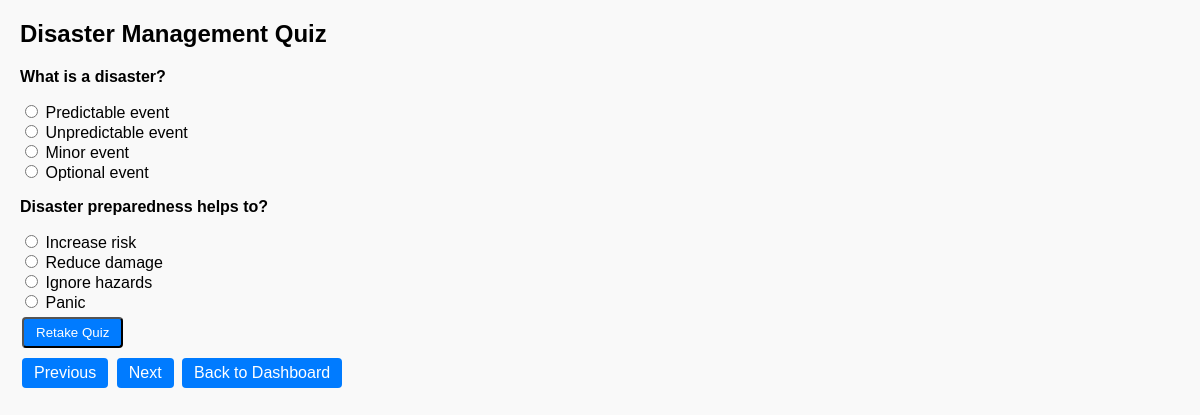
The app's page /lms/public/module_view.php?id=1&content=2 (signed in) with its own data.
### tables this page shows
CREATE TABLE `module_contents` (
  `id` int(11) NOT NULL,
  `module_id` int(11) NOT NULL,
  `title` varchar(255) NOT NULL,
  `content` text DEFAULT NULL,
  `type` enum('text','video','file','quiz') NOT NULL DEFAULT 'text',
  `file_path` varchar(255) DEFAULT NULL,
  `created_at` timestamp NOT NULL DEFAULT current_timestamp(),
  `sequence` int(11) NOT NULL DEFAULT 1
);

CREATE TABLE `quiz_questions` (
  `id` int(11) NOT NULL,
  `quiz_id` int(11) NOT NULL,
  `question` text NOT NULL,
  `option_a` varchar(255) NOT NULL,
  `option_b` varchar(255) NOT NULL,
  `option_c` varchar(255) NOT NULL,
  `option_d` varchar(255) NOT NULL,
  `answer` enum('a','b','c','d') NOT NULL,
  `created_at` timestamp NOT NULL DEFAULT current_timestamp()
);

### lms/public/module_view.php (the view, shortened to what this page needs)
<?php
require_once __DIR__ . '/../config/db_config.php';
$uid = $_SESSION['user_id'];
$module_id = intval($_GET['id'] ?? 0);
$sql = "SELECT * FROM module_contents WHERE module_id = ? ORDER BY sequence ASC";
$stmt = $mysqli->prepare($sql);
$stmt->bind_param('i', $module_id);
$stmt->execute();
$contents = $stmt->get_result()->fetch_all(MYSQLI_ASSOC);
$current_index = intval($_GET['content'] ?? 0);
$current_content = $contents[$current_index];
$mp_sql = "SELECT * FROM module_progress WHERE student_id = ? AND module_id = ?";
$stmt = $mysqli->prepare($mp_sql);
$stmt->bind_param('ii', $uid, $module_id);
$stmt->execute();
$progress = $stmt->get_result()->fetch_assoc();
$quiz_questions = [];
$quiz_id = 0;
if ($current_content['type'] === 'quiz') {
    $quiz_stmt = $mysqli->prepare("SELECT id, passing_score FROM quizzes WHERE module_id = ?");
    $quiz_stmt->bind_param('i', $module_id);
    $quiz_stmt->execute();
    $quiz = $quiz_stmt->get_result()->fetch_assoc();
    if ($quiz) {
        $quiz_id = $quiz['id'];
        $qq_stmt = $mysqli->prepare("SELECT * FROM quiz_questions WHERE quiz_id=? ORDER BY id ASC");
        $qq_stmt->bind_param('i', $quiz_id);
        $qq_stmt->execute();
        $quiz_questions = $qq_stmt->get_result()->fetch_all(MYSQLI_ASSOC);
    }
}
$prev_url = $current_index > 0 ? "?id=$module_id&content=" . ($current_index - 1) : null;
$next_url = $current_index < count($contents) - 1 ? "?id=$module_id&content=" . ($current_index + 1) : null;
$score_percent = $progress['quiz_passed'] ? 100 : 0;
?>
<!doctype html>
<html>
<head>
</head>
<body>
<h2><?= htmlspecialchars($current_content['title']) ?></h2>
<?php if ($current_content['type'] === 'video'): ?>
    <video controls>
        <source src="<?= htmlspecialchars($current_content['content']) ?>" type="video/mp4">
        Your browser does not support the video tag.
    </video>
<?php elseif ($current_content['type'] === 'text'): ?>
    <p><?= nl2br(htmlspecialchars($current_content['content'])) ?></p>
<?php elseif ($current_content['type'] === 'quiz'): ?>
    <?php if ($quiz_id === 0 || count($quiz_questions) === 0): ?>
        <p>No quiz questions available.</p>
    <?php else: ?>
        <form method="post" action="submit_quiz.php">
            <?php foreach ($quiz_questions as $q): ?>
                <p><strong><?= htmlspecialchars($q['question']) ?></strong></p>
                <input type="radio" name="answer[<?= $q['id'] ?>]" value="a"> <?= htmlspecialchars($q['option_a']) ?><br>
                <input type="radio" name="answer[<?= $q['id'] ?>]" value="b"> <?= htmlspecialchars($q['option_b']) ?><br>
                <input type="radio" name="answer[<?= $q['id'] ?>]" value="c"> <?= htmlspecialchars($q['option_c']) ?><br>
                <input type="radio" name="answer[<?= $q['id'] ?>]" value="d"> <?= htmlspecialchars($q['option_d']) ?><br>
            <?php endforeach; ?>
            <button type="submit" class="btn"><?= $progress['quiz_passed'] ? 'Retake Quiz' : 'Submit Quiz' ?></button>
        </form>
    <?php endif; ?>
<?php elseif ($current_content['type'] === 'result'): ?>
    <p><strong>Module Completed!</strong> Your score: <?= $score_percent ?>%</p>
    <a href="dashboard_student.php" class="btn">Back to Dashboard</a>
<?php endif; ?>
<div>
    <?php if ($prev_url): ?>
        <a href="<?= $prev_url ?>" class="btn">Previous</a>
    <?php endif; ?>
    <?php if ($next_url): ?>
        <a href="<?= $next_url ?>" class="btn">Next</a>
    <?php endif; ?>
    <a href="dashboard_student.php" class="btn">Back to Dashboard</a>
</div>
</body>
</html>

### lms/public/module_view.php (style rules this page uses)
body { font-family: Arial, sans-serif; margin: 20px; background:#f9f9f9; }
.btn { display:inline-block; padding:6px 12px; background:#007bff; color:#fff; text-decoration:none; border-radius:4px; margin:5px 2px; }

### records on screen
module_contents: title "Disaster Management Quiz"
quiz_questions: question "What is a disaster?", option_a "Predictable event", option_b "Unpredictable event", option_c "Minor event", option_d "Optional event"
quiz_questions: question "Disaster preparedness helps to?", option_a "Increase risk", option_b "Reduce damage", option_c "Ignore hazards", option_d "Panic"
